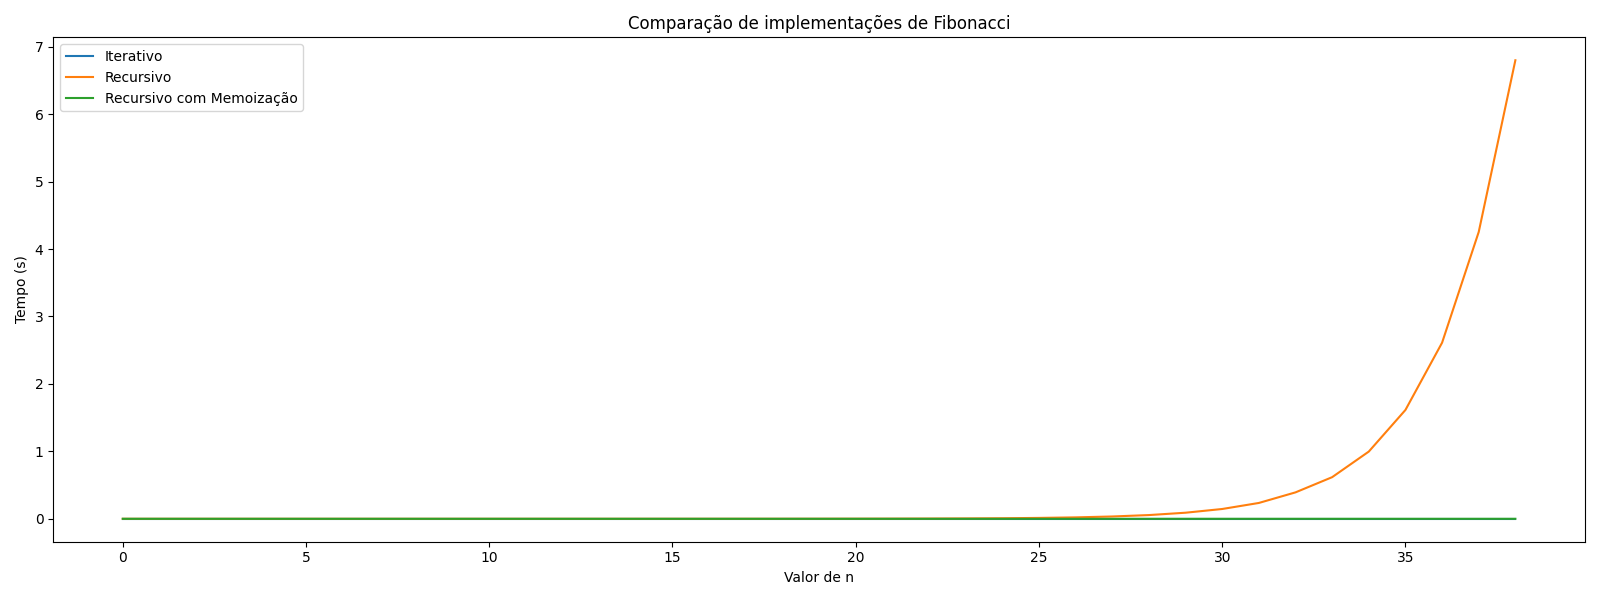

Source code (Python):
import matplotlib.pyplot as plt
import time
from tqdm.auto import tqdm

def fibonacci_rec(n):
	if n == 1 or n == 2:
		return 1
	return fibonacci_rec(n - 1) + fibonacci_rec(n - 2)


def _fibonacci_mem(n, mem):
	if n == 1 or n == 2:
		return 1

	if not n - 1 in mem:
		mem[n - 1] = _fibonacci_mem(n - 1, mem)
	if not n - 2 in mem:
		mem[n - 2] = _fibonacci_mem(n - 2, mem)

	return mem[n - 1] + mem[n - 2]


def fibonacci_mem(n):
	return _fibonacci_mem(n, {})


def fibonacci_it(n):
	prev = 1
	prevprev = 1

	for i in range(n - 2):
		novo = prev + prevprev
		prevprev = prev
		prev = novo

	return prev


def temporizar_algoritmo(f, n, ordenar=False, seeds=1):
	"""
		Mede o tempo de execução em segundos de um algoritmo recursivo f para n com uma quantidade de seeds
	"""
	total = 0
	for i in range(seeds):
		inicio = time.time()
		f(n)
		total += time.time() - inicio
	total /= seeds

	return total


algoritmos = [
	{"nome": "Iterativo", "func": fibonacci_it},
	{"nome": "Recursivo", "func": fibonacci_rec},
	{"nome": "Recursivo com Memoização", "func": fibonacci_mem},
]

for algoritmo in algoritmos:
  algoritmo["resultados"] = []

for i in tqdm(range(1, 40), desc="Rodando algoritmos", unit=" Valores de n"):
	for algoritmo in algoritmos:
		algoritmo["resultados"].append(temporizar_algoritmo(algoritmo["func"], i))

fig, ax = plt.subplots(1, 1, figsize=(16,6))
for algoritmo in algoritmos:
  ax.plot(algoritmo["resultados"], label=algoritmo["nome"])

ax.set_ylabel("Tempo (s)")
ax.set_xlabel("Valor de n")
ax.legend()

ax.set_title("Comparação de implementações de Fibonacci")

fig.tight_layout()
fig.savefig("experimentos/recursao/comparacao_fibonacci_memoizacao.png")
